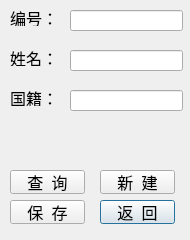
<?xml version="1.0" encoding="UTF-8"?>
<ui version="4.0">
 <class>AuthorManageMentDialog</class>
 <widget class="QDialog" name="AuthorManageMentDialog">
  <property name="geometry">
   <rect>
    <x>0</x>
    <y>0</y>
    <width>190</width>
    <height>240</height>
   </rect>
  </property>
  <property name="windowTitle">
   <string>Dialog</string>
  </property>
  <widget class="QLineEdit" name="id_edt">
   <property name="geometry">
    <rect>
     <x>70</x>
     <y>10</y>
     <width>113</width>
     <height>21</height>
    </rect>
   </property>
   <property name="font">
    <font>
     <family>思源黑体</family>
     <pointsize>12</pointsize>
    </font>
   </property>
   <property name="readOnly">
    <bool>true</bool>
   </property>
  </widget>
  <widget class="QLineEdit" name="address_edt">
   <property name="geometry">
    <rect>
     <x>70</x>
     <y>90</y>
     <width>113</width>
     <height>21</height>
    </rect>
   </property>
   <property name="font">
    <font>
     <family>思源黑体</family>
     <pointsize>12</pointsize>
    </font>
   </property>
  </widget>
  <widget class="QLineEdit" name="name_edt">
   <property name="geometry">
    <rect>
     <x>70</x>
     <y>50</y>
     <width>113</width>
     <height>21</height>
    </rect>
   </property>
   <property name="font">
    <font>
     <family>思源黑体</family>
     <pointsize>12</pointsize>
    </font>
   </property>
  </widget>
  <widget class="QPushButton" name="back_btn">
   <property name="geometry">
    <rect>
     <x>100</x>
     <y>200</y>
     <width>75</width>
     <height>24</height>
    </rect>
   </property>
   <property name="font">
    <font>
     <family>思源黑体</family>
     <pointsize>12</pointsize>
    </font>
   </property>
   <property name="text">
    <string>返  回</string>
   </property>
  </widget>
  <widget class="QLabel" name="label_2">
   <property name="geometry">
    <rect>
     <x>10</x>
     <y>50</y>
     <width>53</width>
     <height>16</height>
    </rect>
   </property>
   <property name="font">
    <font>
     <family>思源黑体</family>
     <pointsize>12</pointsize>
    </font>
   </property>
   <property name="text">
    <string>姓名：</string>
   </property>
  </widget>
  <widget class="QPushButton" name="search_btn">
   <property name="geometry">
    <rect>
     <x>10</x>
     <y>170</y>
     <width>75</width>
     <height>24</height>
    </rect>
   </property>
   <property name="font">
    <font>
     <family>思源黑体</family>
     <pointsize>12</pointsize>
    </font>
   </property>
   <property name="text">
    <string>查  询</string>
   </property>
  </widget>
  <widget class="QPushButton" name="new_btn">
   <property name="geometry">
    <rect>
     <x>100</x>
     <y>170</y>
     <width>75</width>
     <height>24</height>
    </rect>
   </property>
   <property name="font">
    <font>
     <family>思源黑体</family>
     <pointsize>12</pointsize>
    </font>
   </property>
   <property name="text">
    <string>新  建</string>
   </property>
  </widget>
  <widget class="QPushButton" name="save_btn">
   <property name="geometry">
    <rect>
     <x>10</x>
     <y>200</y>
     <width>75</width>
     <height>24</height>
    </rect>
   </property>
   <property name="font">
    <font>
     <family>思源黑体</family>
     <pointsize>12</pointsize>
    </font>
   </property>
   <property name="text">
    <string>保  存</string>
   </property>
  </widget>
  <widget class="QLabel" name="label_3">
   <property name="geometry">
    <rect>
     <x>10</x>
     <y>90</y>
     <width>53</width>
     <height>16</height>
    </rect>
   </property>
   <property name="font">
    <font>
     <family>思源黑体</family>
     <pointsize>12</pointsize>
    </font>
   </property>
   <property name="text">
    <string>国籍：</string>
   </property>
  </widget>
  <widget class="QLabel" name="label">
   <property name="geometry">
    <rect>
     <x>10</x>
     <y>10</y>
     <width>53</width>
     <height>16</height>
    </rect>
   </property>
   <property name="font">
    <font>
     <family>思源黑体</family>
     <pointsize>12</pointsize>
    </font>
   </property>
   <property name="text">
    <string>编号：</string>
   </property>
  </widget>
 </widget>
 <resources/>
 <connections/>
</ui>
